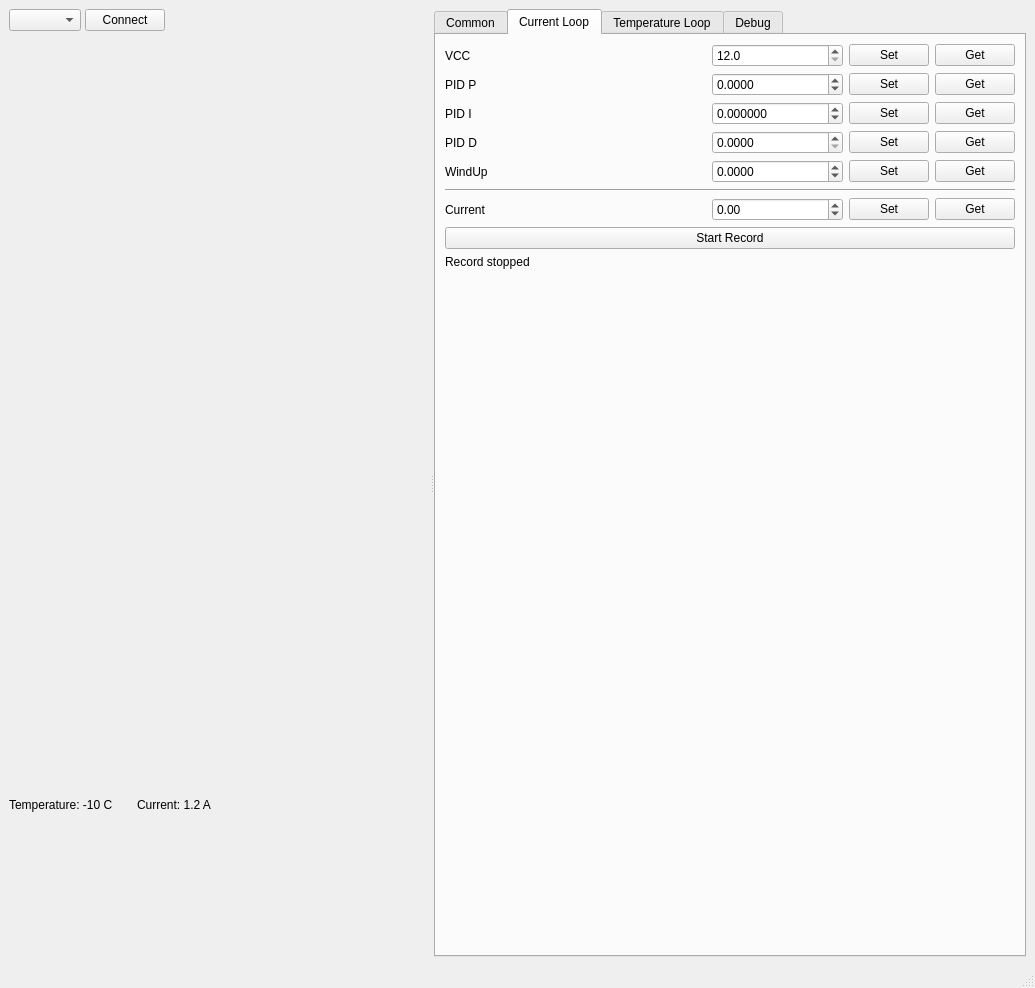
<?xml version="1.0" encoding="UTF-8"?>
<ui version="4.0">
 <class>MainWindow</class>
 <widget class="QMainWindow" name="MainWindow">
  <property name="geometry">
   <rect>
    <x>0</x>
    <y>0</y>
    <width>1035</width>
    <height>988</height>
   </rect>
  </property>
  <property name="windowTitle">
   <string>QPeltierUI</string>
  </property>
  <widget class="QWidget" name="centralwidget">
   <layout class="QHBoxLayout" name="horizontalLayout_5">
    <item>
     <widget class="QSplitter" name="splitter">
      <property name="orientation">
       <enum>Qt::Orientation::Horizontal</enum>
      </property>
      <widget class="QWidget" name="layoutWidget">
       <layout class="QVBoxLayout" name="verticalGraphs">
        <property name="spacing">
         <number>4</number>
        </property>
        <property name="sizeConstraint">
         <enum>QLayout::SizeConstraint::SetMaximumSize</enum>
        </property>
        <item>
         <layout class="QHBoxLayout" name="horizontalLayout">
          <property name="sizeConstraint">
           <enum>QLayout::SizeConstraint::SetMinimumSize</enum>
          </property>
          <item>
           <widget class="QComboBox" name="cmbSerialPorts"/>
          </item>
          <item>
           <widget class="QPushButton" name="btnConnectDisconnect">
            <property name="text">
             <string>Connect</string>
            </property>
           </widget>
          </item>
          <item>
           <spacer name="horizontalSpacer">
            <property name="orientation">
             <enum>Qt::Orientation::Horizontal</enum>
            </property>
            <property name="sizeType">
             <enum>QSizePolicy::Policy::Expanding</enum>
            </property>
            <property name="sizeHint" stdset="0">
             <size>
              <width>40</width>
              <height>20</height>
             </size>
            </property>
           </spacer>
          </item>
         </layout>
        </item>
        <item>
         <layout class="QVBoxLayout" name="verticalLayout">
          <property name="sizeConstraint">
           <enum>QLayout::SizeConstraint::SetMaximumSize</enum>
          </property>
          <item>
           <widget class="QChartView" name="chartViewTemperature" native="true"/>
          </item>
          <item>
           <widget class="QChartView" name="chartViewCurrent" native="true"/>
          </item>
          <item>
           <layout class="QHBoxLayout" name="horizontalLayout_2">
            <item>
             <widget class="QLabel" name="labelTemperature">
              <property name="text">
               <string>Temperature: -10 C</string>
              </property>
             </widget>
            </item>
            <item>
             <spacer name="horizontalSpacer_3">
              <property name="orientation">
               <enum>Qt::Orientation::Horizontal</enum>
              </property>
              <property name="sizeType">
               <enum>QSizePolicy::Policy::Minimum</enum>
              </property>
              <property name="sizeHint" stdset="0">
               <size>
                <width>20</width>
                <height>20</height>
               </size>
              </property>
             </spacer>
            </item>
            <item>
             <widget class="QLabel" name="labelCurrent">
              <property name="text">
               <string>Current: 1.2 A</string>
              </property>
             </widget>
            </item>
            <item>
             <spacer name="horizontalSpacer_2">
              <property name="orientation">
               <enum>Qt::Orientation::Horizontal</enum>
              </property>
              <property name="sizeHint" stdset="0">
               <size>
                <width>40</width>
                <height>20</height>
               </size>
              </property>
             </spacer>
            </item>
           </layout>
          </item>
         </layout>
        </item>
       </layout>
      </widget>
      <widget class="QTabWidget" name="tabSettings">
       <property name="sizePolicy">
        <sizepolicy hsizetype="Fixed" vsizetype="Minimum">
         <horstretch>0</horstretch>
         <verstretch>0</verstretch>
        </sizepolicy>
       </property>
       <property name="layoutDirection">
        <enum>Qt::LayoutDirection::LeftToRight</enum>
       </property>
       <property name="currentIndex">
        <number>1</number>
       </property>
       <widget class="QWidget" name="tabPageCommon">
        <attribute name="title">
         <string>Common</string>
        </attribute>
        <layout class="QVBoxLayout" name="verticalLayout_3">
         <item>
          <layout class="QGridLayout" name="gridLayout_2">
           <item row="0" column="0">
            <widget class="QLabel" name="lblWorkMode">
             <property name="text">
              <string>Mode</string>
             </property>
            </widget>
           </item>
           <item row="0" column="1">
            <widget class="QComboBox" name="cmbWorkMode"/>
           </item>
           <item row="0" column="2">
            <widget class="QPushButton" name="btnWorkModeSet">
             <property name="sizePolicy">
              <sizepolicy hsizetype="Fixed" vsizetype="Fixed">
               <horstretch>0</horstretch>
               <verstretch>0</verstretch>
              </sizepolicy>
             </property>
             <property name="text">
              <string>Set</string>
             </property>
            </widget>
           </item>
           <item row="0" column="3">
            <widget class="QPushButton" name="btnWorkModeGet">
             <property name="sizePolicy">
              <sizepolicy hsizetype="Fixed" vsizetype="Fixed">
               <horstretch>0</horstretch>
               <verstretch>0</verstretch>
              </sizepolicy>
             </property>
             <property name="text">
              <string>Get</string>
             </property>
            </widget>
           </item>
           <item row="1" column="3">
            <widget class="QPushButton" name="btnVersionGet">
             <property name="text">
              <string>Get</string>
             </property>
            </widget>
           </item>
           <item row="2" column="2" colspan="2">
            <widget class="QPushButton" name="btnSaveSettings">
             <property name="text">
              <string>Save settings</string>
             </property>
            </widget>
           </item>
           <item row="1" column="0" colspan="3">
            <widget class="QLabel" name="lblVersion">
             <property name="text">
              <string>Version</string>
             </property>
            </widget>
           </item>
          </layout>
         </item>
         <item>
          <widget class="QGroupBox" name="groupBox">
           <property name="title">
            <string>Key</string>
           </property>
           <layout class="QGridLayout" name="gridLayout_4">
            <item row="0" column="0" colspan="2">
             <widget class="QTextEdit" name="txtSecurityKey"/>
            </item>
            <item row="1" column="0">
             <widget class="QPushButton" name="btnSecurityKeySet">
              <property name="text">
               <string>Set</string>
              </property>
             </widget>
            </item>
            <item row="1" column="1">
             <widget class="QPushButton" name="btnSecurityKeyGet">
              <property name="text">
               <string>Get</string>
              </property>
             </widget>
            </item>
           </layout>
          </widget>
         </item>
         <item>
          <spacer name="verticalSpacer_5">
           <property name="orientation">
            <enum>Qt::Orientation::Vertical</enum>
           </property>
           <property name="sizeHint" stdset="0">
            <size>
             <width>20</width>
             <height>382</height>
            </size>
           </property>
          </spacer>
         </item>
        </layout>
       </widget>
       <widget class="QWidget" name="tabPageCurrent">
        <attribute name="title">
         <string>Current Loop</string>
        </attribute>
        <layout class="QVBoxLayout" name="verticalLayout_7">
         <item>
          <layout class="QGridLayout" name="gridLayout">
           <item row="4" column="4">
            <widget class="QPushButton" name="btnCurrentPidWindUpGet">
             <property name="sizePolicy">
              <sizepolicy hsizetype="Fixed" vsizetype="Fixed">
               <horstretch>0</horstretch>
               <verstretch>0</verstretch>
              </sizepolicy>
             </property>
             <property name="text">
              <string>Get</string>
             </property>
            </widget>
           </item>
           <item row="1" column="4">
            <widget class="QPushButton" name="btnCurrentPidPGet">
             <property name="sizePolicy">
              <sizepolicy hsizetype="Fixed" vsizetype="Fixed">
               <horstretch>0</horstretch>
               <verstretch>0</verstretch>
              </sizepolicy>
             </property>
             <property name="text">
              <string>Get</string>
             </property>
            </widget>
           </item>
           <item row="4" column="3">
            <widget class="QPushButton" name="btnCurrentPidWindUpSet">
             <property name="sizePolicy">
              <sizepolicy hsizetype="Fixed" vsizetype="Fixed">
               <horstretch>0</horstretch>
               <verstretch>0</verstretch>
              </sizepolicy>
             </property>
             <property name="text">
              <string>Set</string>
             </property>
            </widget>
           </item>
           <item row="0" column="2">
            <widget class="QDoubleSpinBox" name="spinPowerVoltage">
             <property name="decimals">
              <number>1</number>
             </property>
             <property name="minimum">
              <double>12.000000000000000</double>
             </property>
             <property name="maximum">
              <double>30.000000000000000</double>
             </property>
             <property name="singleStep">
              <double>1.000000000000000</double>
             </property>
            </widget>
           </item>
           <item row="1" column="2">
            <widget class="QDoubleSpinBox" name="spinCurrentPidP">
             <property name="decimals">
              <number>4</number>
             </property>
             <property name="minimum">
              <double>-100.000000000000000</double>
             </property>
             <property name="maximum">
              <double>100.000000000000000</double>
             </property>
             <property name="singleStep">
              <double>0.100000000000000</double>
             </property>
            </widget>
           </item>
           <item row="5" column="0" colspan="5">
            <widget class="Line" name="line">
             <property name="orientation">
              <enum>Qt::Orientation::Horizontal</enum>
             </property>
            </widget>
           </item>
           <item row="2" column="4">
            <widget class="QPushButton" name="btnCurrentPidIGet">
             <property name="sizePolicy">
              <sizepolicy hsizetype="Fixed" vsizetype="Fixed">
               <horstretch>0</horstretch>
               <verstretch>0</verstretch>
              </sizepolicy>
             </property>
             <property name="text">
              <string>Get</string>
             </property>
            </widget>
           </item>
           <item row="2" column="2">
            <widget class="QDoubleSpinBox" name="spinCurrentPidI">
             <property name="decimals">
              <number>6</number>
             </property>
             <property name="minimum">
              <double>-100.000000000000000</double>
             </property>
             <property name="maximum">
              <double>1000.000000000000000</double>
             </property>
             <property name="singleStep">
              <double>0.100000000000000</double>
             </property>
            </widget>
           </item>
           <item row="1" column="3">
            <widget class="QPushButton" name="btnCurrentPidPSet">
             <property name="sizePolicy">
              <sizepolicy hsizetype="Fixed" vsizetype="Fixed">
               <horstretch>0</horstretch>
               <verstretch>0</verstretch>
              </sizepolicy>
             </property>
             <property name="text">
              <string>Set</string>
             </property>
            </widget>
           </item>
           <item row="0" column="0" colspan="2">
            <widget class="QLabel" name="lblPowerVoltage">
             <property name="sizePolicy">
              <sizepolicy hsizetype="Minimum" vsizetype="Preferred">
               <horstretch>0</horstretch>
               <verstretch>0</verstretch>
              </sizepolicy>
             </property>
             <property name="text">
              <string>VCC</string>
             </property>
            </widget>
           </item>
           <item row="6" column="0" colspan="2">
            <widget class="QLabel" name="lblDebugCurrent">
             <property name="text">
              <string>Current</string>
             </property>
            </widget>
           </item>
           <item row="4" column="2">
            <widget class="QDoubleSpinBox" name="spinCurrentPidWindUp">
             <property name="decimals">
              <number>4</number>
             </property>
             <property name="minimum">
              <double>-100.000000000000000</double>
             </property>
             <property name="maximum">
              <double>100.000000000000000</double>
             </property>
             <property name="singleStep">
              <double>0.100000000000000</double>
             </property>
            </widget>
           </item>
           <item row="3" column="3">
            <widget class="QPushButton" name="btnCurrentPidDSet">
             <property name="text">
              <string>Set</string>
             </property>
            </widget>
           </item>
           <item row="2" column="3">
            <widget class="QPushButton" name="btnCurrentPidISet">
             <property name="sizePolicy">
              <sizepolicy hsizetype="Fixed" vsizetype="Fixed">
               <horstretch>0</horstretch>
               <verstretch>0</verstretch>
              </sizepolicy>
             </property>
             <property name="text">
              <string>Set</string>
             </property>
            </widget>
           </item>
           <item row="6" column="4">
            <widget class="QPushButton" name="btnDebugCurrentGet">
             <property name="sizePolicy">
              <sizepolicy hsizetype="Fixed" vsizetype="Fixed">
               <horstretch>0</horstretch>
               <verstretch>0</verstretch>
              </sizepolicy>
             </property>
             <property name="text">
              <string>Get</string>
             </property>
            </widget>
           </item>
           <item row="0" column="3">
            <widget class="QPushButton" name="btnPowerVoltageSet">
             <property name="sizePolicy">
              <sizepolicy hsizetype="Fixed" vsizetype="Fixed">
               <horstretch>0</horstretch>
               <verstretch>0</verstretch>
              </sizepolicy>
             </property>
             <property name="text">
              <string>Set</string>
             </property>
            </widget>
           </item>
           <item row="0" column="4">
            <widget class="QPushButton" name="btnPowerVoltageGet">
             <property name="sizePolicy">
              <sizepolicy hsizetype="Fixed" vsizetype="Fixed">
               <horstretch>0</horstretch>
               <verstretch>0</verstretch>
              </sizepolicy>
             </property>
             <property name="text">
              <string>Get</string>
             </property>
            </widget>
           </item>
           <item row="6" column="2">
            <widget class="QDoubleSpinBox" name="spinDebugCurrent">
             <property name="minimum">
              <double>-10.000000000000000</double>
             </property>
             <property name="maximum">
              <double>10.000000000000000</double>
             </property>
             <property name="singleStep">
              <double>0.100000000000000</double>
             </property>
            </widget>
           </item>
           <item row="4" column="0" colspan="2">
            <widget class="QLabel" name="lblCurrentPidWindUp">
             <property name="sizePolicy">
              <sizepolicy hsizetype="Minimum" vsizetype="Preferred">
               <horstretch>0</horstretch>
               <verstretch>0</verstretch>
              </sizepolicy>
             </property>
             <property name="text">
              <string>WindUp</string>
             </property>
            </widget>
           </item>
           <item row="1" column="0" colspan="2">
            <widget class="QLabel" name="lblP">
             <property name="sizePolicy">
              <sizepolicy hsizetype="Minimum" vsizetype="Preferred">
               <horstretch>0</horstretch>
               <verstretch>0</verstretch>
              </sizepolicy>
             </property>
             <property name="text">
              <string>PID P</string>
             </property>
            </widget>
           </item>
           <item row="6" column="3">
            <widget class="QPushButton" name="btnDebugCurrentSet">
             <property name="sizePolicy">
              <sizepolicy hsizetype="Fixed" vsizetype="Fixed">
               <horstretch>0</horstretch>
               <verstretch>0</verstretch>
              </sizepolicy>
             </property>
             <property name="text">
              <string>Set</string>
             </property>
            </widget>
           </item>
           <item row="2" column="0" colspan="2">
            <widget class="QLabel" name="lblCurrentPidI">
             <property name="sizePolicy">
              <sizepolicy hsizetype="Minimum" vsizetype="Preferred">
               <horstretch>0</horstretch>
               <verstretch>0</verstretch>
              </sizepolicy>
             </property>
             <property name="text">
              <string>PID I</string>
             </property>
            </widget>
           </item>
           <item row="3" column="0" colspan="2">
            <widget class="QLabel" name="label_2">
             <property name="text">
              <string>PID D</string>
             </property>
            </widget>
           </item>
           <item row="3" column="2">
            <widget class="QDoubleSpinBox" name="spinCurrentPidD">
             <property name="decimals">
              <number>4</number>
             </property>
             <property name="maximum">
              <double>1000.000000000000000</double>
             </property>
            </widget>
           </item>
           <item row="3" column="4">
            <widget class="QPushButton" name="btnCurrentPidDGet">
             <property name="text">
              <string>Get</string>
             </property>
            </widget>
           </item>
          </layout>
         </item>
         <item>
          <widget class="QPushButton" name="btnRecordCurrent">
           <property name="text">
            <string>Start Record</string>
           </property>
          </widget>
         </item>
         <item>
          <widget class="QLabel" name="lblRecordCurrentFileName">
           <property name="text">
            <string>Record stopped</string>
           </property>
          </widget>
         </item>
         <item>
          <spacer name="verticalSpacer_4">
           <property name="orientation">
            <enum>Qt::Orientation::Vertical</enum>
           </property>
           <property name="sizeHint" stdset="0">
            <size>
             <width>17</width>
             <height>653</height>
            </size>
           </property>
          </spacer>
         </item>
        </layout>
       </widget>
       <widget class="QWidget" name="tabPageTemperature">
        <attribute name="title">
         <string>Temperature Loop</string>
        </attribute>
        <layout class="QVBoxLayout" name="verticalLayout_6">
         <item>
          <layout class="QGridLayout" name="gridLayout_3">
           <item row="1" column="2" colspan="2">
            <widget class="QPushButton" name="btnTemperatureSet">
             <property name="text">
              <string>Set</string>
             </property>
            </widget>
           </item>
           <item row="3" column="2" colspan="2">
            <widget class="QPushButton" name="btnTemperaturePidISet">
             <property name="text">
              <string>Set</string>
             </property>
            </widget>
           </item>
           <item row="4" column="0">
            <widget class="QLabel" name="lblTemperaturePidD">
             <property name="text">
              <string>PID D</string>
             </property>
            </widget>
           </item>
           <item row="1" column="4">
            <widget class="QPushButton" name="btnTemperatureGet">
             <property name="text">
              <string>Get</string>
             </property>
            </widget>
           </item>
           <item row="2" column="4">
            <widget class="QPushButton" name="btnTemperaturePidPGet">
             <property name="text">
              <string>Get</string>
             </property>
            </widget>
           </item>
           <item row="1" column="0">
            <widget class="QLabel" name="lblTemperature">
             <property name="text">
              <string>T set</string>
             </property>
            </widget>
           </item>
           <item row="4" column="2" colspan="2">
            <widget class="QPushButton" name="btnTemperaturePidDSet">
             <property name="text">
              <string>Set</string>
             </property>
            </widget>
           </item>
           <item row="3" column="4">
            <widget class="QPushButton" name="btnTemperaturePidIGet">
             <property name="text">
              <string>Get</string>
             </property>
            </widget>
           </item>
           <item row="4" column="4">
            <widget class="QPushButton" name="btnTemperaturePidDGet">
             <property name="text">
              <string>Get</string>
             </property>
            </widget>
           </item>
           <item row="3" column="0">
            <widget class="QLabel" name="lblTemperaturePidI">
             <property name="text">
              <string>PID I</string>
             </property>
            </widget>
           </item>
           <item row="0" column="2" colspan="2">
            <widget class="QPushButton" name="btnSensorTypeSet">
             <property name="text">
              <string>Set</string>
             </property>
            </widget>
           </item>
           <item row="0" column="1">
            <widget class="QComboBox" name="cmbSensorType">
             <property name="currentIndex">
              <number>1</number>
             </property>
             <item>
              <property name="text">
               <string>NTC 3k</string>
              </property>
             </item>
             <item>
              <property name="text">
               <string>NTC 10k</string>
              </property>
             </item>
            </widget>
           </item>
           <item row="0" column="4">
            <widget class="QPushButton" name="btnSensorTypeGet">
             <property name="text">
              <string>Get</string>
             </property>
            </widget>
           </item>
           <item row="2" column="0">
            <widget class="QLabel" name="lblTemperaturePidP">
             <property name="text">
              <string>PID P</string>
             </property>
            </widget>
           </item>
           <item row="2" column="2" colspan="2">
            <widget class="QPushButton" name="btnTemperaturePidPSet">
             <property name="text">
              <string>Set</string>
             </property>
            </widget>
           </item>
           <item row="5" column="0">
            <widget class="QLabel" name="label">
             <property name="text">
              <string>WindUp</string>
             </property>
            </widget>
           </item>
           <item row="5" column="1">
            <widget class="QDoubleSpinBox" name="spinTemperaturePidWindup">
             <property name="decimals">
              <number>5</number>
             </property>
             <property name="minimum">
              <double>-100.000000000000000</double>
             </property>
             <property name="maximum">
              <double>100.000000000000000</double>
             </property>
            </widget>
           </item>
           <item row="5" column="2" colspan="2">
            <widget class="QPushButton" name="btnTemperaturePidWindupSet">
             <property name="text">
              <string>Set</string>
             </property>
            </widget>
           </item>
           <item row="5" column="4">
            <widget class="QPushButton" name="btnTemperaturePidWindupGet">
             <property name="text">
              <string>Get</string>
             </property>
            </widget>
           </item>
           <item row="1" column="1">
            <widget class="QDoubleSpinBox" name="spinTemperature">
             <property name="decimals">
              <number>1</number>
             </property>
             <property name="minimum">
              <double>-100.000000000000000</double>
             </property>
            </widget>
           </item>
           <item row="2" column="1">
            <widget class="QDoubleSpinBox" name="spinTemperaturePidP">
             <property name="decimals">
              <number>5</number>
             </property>
             <property name="minimum">
              <double>-100.000000000000000</double>
             </property>
             <property name="maximum">
              <double>100.000000000000000</double>
             </property>
            </widget>
           </item>
           <item row="3" column="1">
            <widget class="QDoubleSpinBox" name="spinTemperaturePidI">
             <property name="decimals">
              <number>5</number>
             </property>
             <property name="minimum">
              <double>-100.000000000000000</double>
             </property>
             <property name="maximum">
              <double>100.000000000000000</double>
             </property>
            </widget>
           </item>
           <item row="4" column="1">
            <widget class="QDoubleSpinBox" name="spinTemperaturePidD">
             <property name="decimals">
              <number>4</number>
             </property>
             <property name="minimum">
              <double>-1000.000000000000000</double>
             </property>
             <property name="maximum">
              <double>1000.000000000000000</double>
             </property>
            </widget>
           </item>
          </layout>
         </item>
         <item>
          <spacer name="verticalSpacer_3">
           <property name="orientation">
            <enum>Qt::Orientation::Vertical</enum>
           </property>
           <property name="sizeHint" stdset="0">
            <size>
             <width>20</width>
             <height>526</height>
            </size>
           </property>
          </spacer>
         </item>
        </layout>
       </widget>
       <widget class="QWidget" name="tabPageDebug">
        <attribute name="title">
         <string>Debug</string>
        </attribute>
        <layout class="QVBoxLayout" name="verticalLayout_2">
         <item>
          <layout class="QHBoxLayout" name="horizontalLayout_3">
           <item>
            <widget class="QLabel" name="label_4">
             <property name="sizePolicy">
              <sizepolicy hsizetype="Minimum" vsizetype="Preferred">
               <horstretch>0</horstretch>
               <verstretch>0</verstretch>
              </sizepolicy>
             </property>
             <property name="text">
              <string>Out voltage</string>
             </property>
            </widget>
           </item>
           <item>
            <widget class="QDoubleSpinBox" name="spinDebugOutVoltage">
             <property name="sizePolicy">
              <sizepolicy hsizetype="Expanding" vsizetype="Fixed">
               <horstretch>0</horstretch>
               <verstretch>0</verstretch>
              </sizepolicy>
             </property>
             <property name="suffix">
              <string> %</string>
             </property>
             <property name="decimals">
              <number>1</number>
             </property>
             <property name="minimum">
              <double>-95.000000000000000</double>
             </property>
             <property name="maximum">
              <double>95.000000000000000</double>
             </property>
            </widget>
           </item>
           <item>
            <widget class="QPushButton" name="btnDebugOutVoltageSet">
             <property name="sizePolicy">
              <sizepolicy hsizetype="Fixed" vsizetype="Fixed">
               <horstretch>0</horstretch>
               <verstretch>0</verstretch>
              </sizepolicy>
             </property>
             <property name="text">
              <string>Set</string>
             </property>
            </widget>
           </item>
           <item>
            <widget class="QPushButton" name="btnDebugOutVoltageGet">
             <property name="sizePolicy">
              <sizepolicy hsizetype="Fixed" vsizetype="Fixed">
               <horstretch>0</horstretch>
               <verstretch>0</verstretch>
              </sizepolicy>
             </property>
             <property name="text">
              <string>Get</string>
             </property>
            </widget>
           </item>
          </layout>
         </item>
         <item>
          <spacer name="verticalSpacer">
           <property name="orientation">
            <enum>Qt::Orientation::Vertical</enum>
           </property>
           <property name="sizeHint" stdset="0">
            <size>
             <width>20</width>
             <height>501</height>
            </size>
           </property>
          </spacer>
         </item>
        </layout>
       </widget>
      </widget>
     </widget>
    </item>
   </layout>
  </widget>
  <widget class="QMenuBar" name="menubar">
   <property name="geometry">
    <rect>
     <x>0</x>
     <y>0</y>
     <width>1035</width>
     <height>33</height>
    </rect>
   </property>
  </widget>
  <widget class="QStatusBar" name="statusbar"/>
 </widget>
 <customwidgets>
  <customwidget>
   <class>QChartView</class>
   <extends>QWidget</extends>
   <header>qchartview.h</header>
   <container>1</container>
  </customwidget>
 </customwidgets>
 <resources/>
 <connections/>
</ui>
